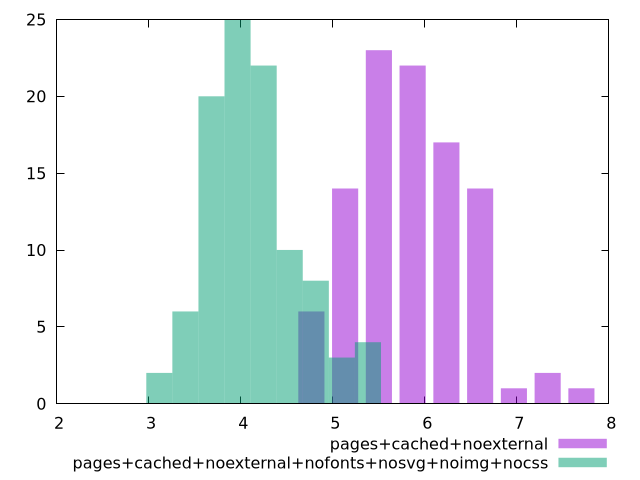

Recreate this plot in gnuplot.
$_pagesCachedNoexternal <<EOF
7.334892686288697 2
5.134424880402087 14
5.867914149030957 22
5.501169514716523 23
6.601403417659827 14
6.234658783345392 17
4.767680246087653 6
6.968148051974262 1
7.701637320603131 1
EOF
$_pagesCachedNoexternalNofontsNosvgNoimgNocss <<EOF
3.965806716396708 25
4.249078624710759 22
5.098894349652911 3
4.81562244133886 8
3.6825348080826577 20
3.399262899768607 6
5.382166257966961 4
4.532350533024809 10
3.1159909914545563 2
EOF
set key outside below
set terminal pngcairo
set output "report_00006_2020-11-02T20-21-41.718Z/network-server-latency/network-server-latency_pages+cached+noexternal_pages+cached+noexternal+nofonts+nosvg+noimg+nocss+hist.png"
set boxwidth 0.2832719083140506
set style fill transparent solid 0.5 noborder
set yrange [0:25]
plot $_pagesCachedNoexternal title "pages+cached+noexternal" with boxes ,$_pagesCachedNoexternalNofontsNosvgNoimgNocss title "pages+cached+noexternal+nofonts+nosvg+noimg+nocss" with boxes ,
